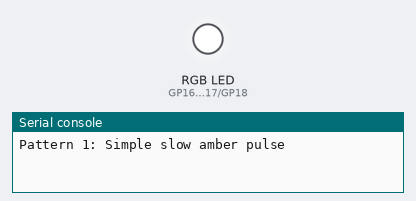
A program run on a simulated Raspberry Pi Pico running MicroPython. On the bench: an RGB LED mixed from three pins (HIGH = lit), the last lines printed to the serial console.

Above: at 2.3 s.
At 12.13 s:
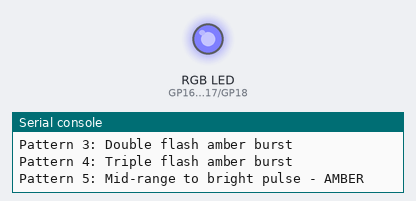
At 17.14 s:
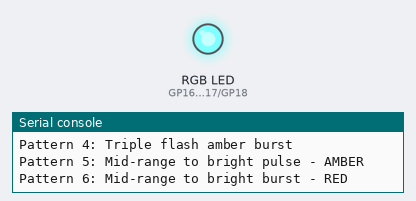
At 21.79 s:
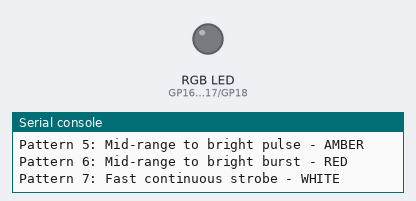
At 27.16 s:
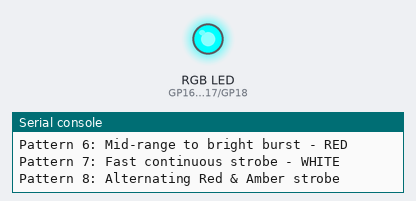
At 35.8 s:
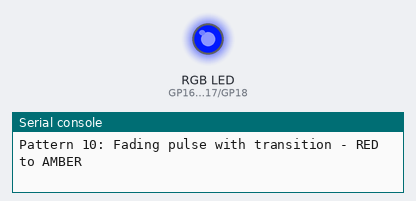
Timing chart, 0 to 40.0 s (numbered marks = the images above):
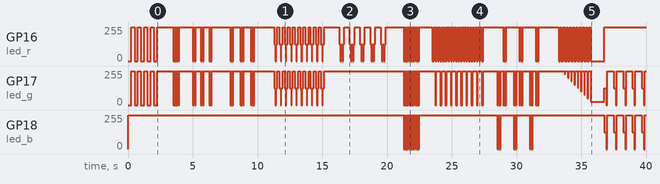

Measured:
- by itself, GP16 (led_r): 0/255 → 255/255 at 0.25 s, → 0/255 0.25 s later, → 255/255 0.25 s later, → 0/255 0.25 s later, … (239 changes in this stretch)
- by itself, GP17 (led_g): 0/255 → 255/255 at 0.25 s, → 0/255 0.25 s later, → 255/255 0.25 s later, → 0/255 0.25 s later, … (217 changes in this stretch)

The program:

picoStrobe1.py
```python
import utime
from machine import Pin, PWM

# --- SETUP: Adjust these pin numbers to match your RGB LED's connections. ---
# Assuming a common anode RGB LED
PIN_R = 16
PIN_G = 17
PIN_B = 18

led_r = PWM(Pin(PIN_R))
led_g = PWM(Pin(PIN_G))
led_b = PWM(Pin(PIN_B))

PWM_FREQ = 1000
led_r.freq(PWM_FREQ)
led_g.freq(PWM_FREQ)
led_b.freq(PWM_FREQ)

# --- HELPER FUNCTION FOR COMMON ANODE LEDS ---
def set_rgb(r, g, b):
    """
    Sets the color of a common anode RGB LED by inverting the values.
    """
    r_inverted = 255 - max(0, min(255, int(r)))
    g_inverted = 255 - max(0, min(255, int(g)))
    b_inverted = 255 - max(0, min(255, int(b)))

    led_r.duty_u16(int(r_inverted / 255 * 65535))
    led_g.duty_u16(int(g_inverted / 255 * 65535))
    led_b.duty_u16(int(b_inverted / 255 * 65535))

# --- COLOR CONSTANTS ---
OFF = (0, 0, 0)
WHITE = (255, 255, 255)
AMBER_DIM = (128, 128, 0)
AMBER_BRIGHT = (255, 255, 0)
RED_DIM = (128, 0, 0)
RED_BRIGHT = (255, 0, 0)
CYAN_DIM = (0, 128, 128)
CYAN_BRIGHT = (0, 255, 255)

# --- PATTERN SHOWCASE FUNCTION ---
def showcase_strobe_patterns():
    """
    Cycles through various strobe patterns and transitions.
    """
    # Pattern 1: Simple slow pulse - AMBER
    print("Pattern 1: Simple slow amber pulse")
    for _ in range(5):
        set_rgb(*AMBER_BRIGHT)
        utime.sleep_ms(250)
        set_rgb(*OFF)
        utime.sleep_ms(250)

    utime.sleep(1)

    # Pattern 2: Quick burst - AMBER
    print("Pattern 2: Quick amber burst")
    for _ in range(5):
        set_rgb(*AMBER_BRIGHT)
        utime.sleep_ms(50)
        set_rgb(*OFF)
        utime.sleep_ms(50)
    utime.sleep(1)

    # Pattern 3: Double flash burst - AMBER
    print("Pattern 3: Double flash amber burst")
    for _ in range(3):
        set_rgb(*AMBER_BRIGHT)
        utime.sleep_ms(75)
        set_rgb(*OFF)
        utime.sleep_ms(75)
        set_rgb(*AMBER_BRIGHT)
        utime.sleep_ms(75)
        set_rgb(*OFF)
        utime.sleep_ms(400)
    utime.sleep(1)

    # Pattern 4: Triple flash burst - AMBER
    print("Pattern 4: Triple flash amber burst")
    for _ in range(3):
        for __ in range(3):
            set_rgb(*AMBER_BRIGHT)
            utime.sleep_ms(50)
            set_rgb(*OFF)
            utime.sleep_ms(50)
        utime.sleep_ms(500)
    utime.sleep(1)

    # Pattern 5: Mid-range to bright pulse - AMBER
    print("Pattern 5: Mid-range to bright pulse - AMBER")
    for _ in range(10):
        set_rgb(*AMBER_DIM)
        utime.sleep_ms(100)
        set_rgb(*AMBER_BRIGHT)
        utime.sleep_ms(50)
        set_rgb(*AMBER_DIM)
        utime.sleep_ms(100)
        set_rgb(*OFF)
        utime.sleep_ms(150)
    utime.sleep(1)

    # Pattern 6: Mid-range to bright burst - RED
    print("Pattern 6: Mid-range to bright burst - RED")
    for _ in range(5):
        set_rgb(*RED_DIM)
        utime.sleep_ms(100)
        for __ in range(2):
            set_rgb(*RED_BRIGHT)
            utime.sleep_ms(75)
            set_rgb(*RED_DIM)
            utime.sleep_ms(75)
        set_rgb(*OFF)
        utime.sleep_ms(400)
    utime.sleep(1)

    # Pattern 7: Fast continuous strobe - WHITE
    print("Pattern 7: Fast continuous strobe - WHITE")
    for _ in range(20):
        set_rgb(*WHITE)
        utime.sleep_ms(30)
        set_rgb(*OFF)
        utime.sleep_ms(30)
    utime.sleep(1)

    # Pattern 8: Alternating color strobe - RED & AMBER
    print("Pattern 8: Alternating Red & Amber strobe")
    for _ in range(10):
        set_rgb(*RED_BRIGHT)
        utime.sleep_ms(100)
        set_rgb(*OFF)
        utime.sleep_ms(100)
        set_rgb(*AMBER_BRIGHT)
        utime.sleep_ms(100)
        set_rgb(*OFF)
        utime.sleep_ms(100)
    utime.sleep(1)

    # Pattern 9: Triple flash burst with alternating colors - CYAN & AMBER
    print("Pattern 9: Triple flash alternating burst - CYAN & AMBER")
    for _ in range(3):
        for __ in range(3):
            set_rgb(*CYAN_BRIGHT)
            utime.sleep_ms(50)
            set_rgb(*OFF)
            utime.sleep_ms(50)
        utime.sleep_ms(150)
        for __ in range(3):
            set_rgb(*AMBER_BRIGHT)
            utime.sleep_ms(50)
            set_rgb(*OFF)
            utime.sleep_ms(50)
        utime.sleep_ms(500)
    utime.sleep(1)

    # Pattern 10: Fading pulse with color transition - RED to AMBER
    print("Pattern 10: Fading pulse with transition - RED to AMBER")
    for i in range(10):
        # Red pulse
        set_rgb(*RED_BRIGHT)
        utime.sleep_ms(100)
        set_rgb(*OFF)
        utime.sleep_ms(100)
        # Transitioning color
        transition_color = (255, int(i / 10 * 255), 0)
        set_rgb(*transition_color)
        utime.sleep_ms(50)
    utime.sleep(1)

    # Pattern 11: Mid-range to brighter pulse with longer off time - CYAN
    print("Pattern 11: Mid-range to brighter pulse - CYAN")
    for _ in range(8):
        set_rgb(*CYAN_DIM)
        utime.sleep_ms(150)
        set_rgb(*CYAN_BRIGHT)
        utime.sleep_ms(75)
        set_rgb(*OFF)
        utime.sleep_ms(500)
    utime.sleep(1)

    # Pattern 12: Short pulse, long pause - AMBER
    print("Pattern 12: Short pulse, long pause - AMBER")
    for _ in range(5):
        set_rgb(*AMBER_BRIGHT)
        utime.sleep_ms(50)
        set_rgb(*OFF)
        utime.sleep_ms(1000)
    utime.sleep(1)

    # Pattern 13: Grouped burst with varying speed - WHITE
    print("Pattern 13: Grouped burst with varying speed - WHITE")
    for _ in range(3):
        set_rgb(*WHITE)
        utime.sleep_ms(75)
        set_rgb(*OFF)
        utime.sleep_ms(75)
        set_rgb(*WHITE)
        utime.sleep_ms(50)
        set_rgb(*OFF)
        utime.sleep_ms(50)
        set_rgb(*WHITE)
        utime.sleep_ms(30)
        set_rgb(*OFF)
        utime.sleep_ms(700)
    utime.sleep(1)

    # Pattern 14: Short pulse, long pause - RED
    print("Pattern 14: Short pulse, long pause - RED")
    for _ in range(5):
        set_rgb(*RED_BRIGHT)
        utime.sleep_ms(50)
        set_rgb(*OFF)
        utime.sleep_ms(1000)
    utime.sleep(1)

    # Pattern 15: Triple flash burst - RED
    print("Pattern 15: Triple flash burst - RED")
    for _ in range(3):
        for __ in range(3):
            set_rgb(*RED_BRIGHT)
            utime.sleep_ms(50)
            set_rgb(*OFF)
            utime.sleep_ms(50)
        utime.sleep_ms(500)
    utime.sleep(1)

    set_rgb(*OFF)
    print("All patterns finished.")

# --- MAIN LOOP ---
while True:
    showcase_strobe_patterns()
    utime.sleep(5)
```
